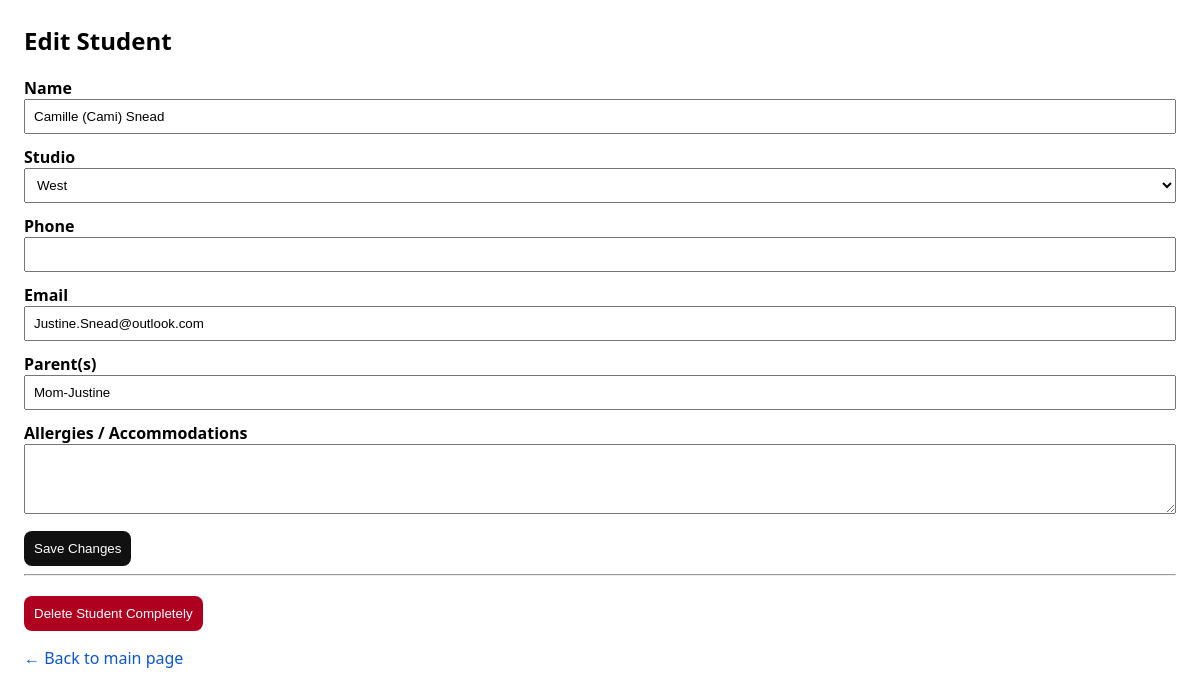
The app's page /student/20 with its own data.
### tables this page shows
CREATE TABLE students (
            id INTEGER PRIMARY KEY AUTOINCREMENT,
            name TEXT NOT NULL UNIQUE,
            studio TEXT NOT NULL CHECK (studio IN ('East','West'))
        , phone TEXT, email TEXT, parents TEXT, accommodations TEXT);

### app.py (the view, shortened to what this page needs)
@app.route("/student/<int:student_id>", methods=["GET", "POST"])
def edit_student(student_id):
    init_db()
    con = db()
    student = con.execute("SELECT * FROM students WHERE id=?", (student_id,)).fetchone()
    return render_template("edit_student.html", student=student)

### app.py (called while the page is built)
def db():
    conn = sqlite3.connect(DB)
    conn.row_factory = sqlite3.Row
    return conn

### templates/edit_student.html (shortened to what this page needs)
<!doctype html>
<html>
<head>
</head>
<body>
<h2>Edit Student</h2>
<form method="post">
  <label>Name</label>
  <input name="name" value="{{ student.name }}" required>
  <label>Studio</label>
  <select name="studio">
    <option {{ 'selected' if student.studio == 'West' }}>West</option>
  </select>
  <label>Phone</label>
  <input name="phone" value="{{ student.phone or '' }}">
  <label>Email</label>
  <input name="email" value="{{ student.email or '' }}">
  <label>Parent(s)</label>
  <input name="parents" value="{{ student.parents or '' }}">
  <label>Allergies / Accommodations</label>
  <textarea name="accommodations">{{ student.accommodations or '' }}</textarea>
  <button class="primary">Save Changes</button>
</form>
<hr>
<form method="post" onsubmit="return confirm('This will delete the student and ALL history. Continue?');">
  <button class="danger">Delete Student Completely</button>
</form>
<p><a href="{{ url_for('index') }}">← Back to main page</a></p>
</body>
</html>

### templates/edit_student.html (style rules this page uses)
body { font-family: system-ui, Arial; margin: 24px; }
label { display:block; margin-top: 12px; font-weight:600; }
input, select, textarea { padding:8px; width:100%; box-sizing:border-box; }
textarea { min-height: 70px; }
button { margin-top:12px; padding:10px; border-radius:8px; border:0; cursor:pointer; }
.danger { background:#b00020; color:white; }
.primary { background:#111; color:white; }
a { color:#0b57d0; text-decoration:none; }

### records on screen
students: name "Camille (Cami) Snead", email "Justine.Snead@outlook.com", parents "Mom-Justine"
